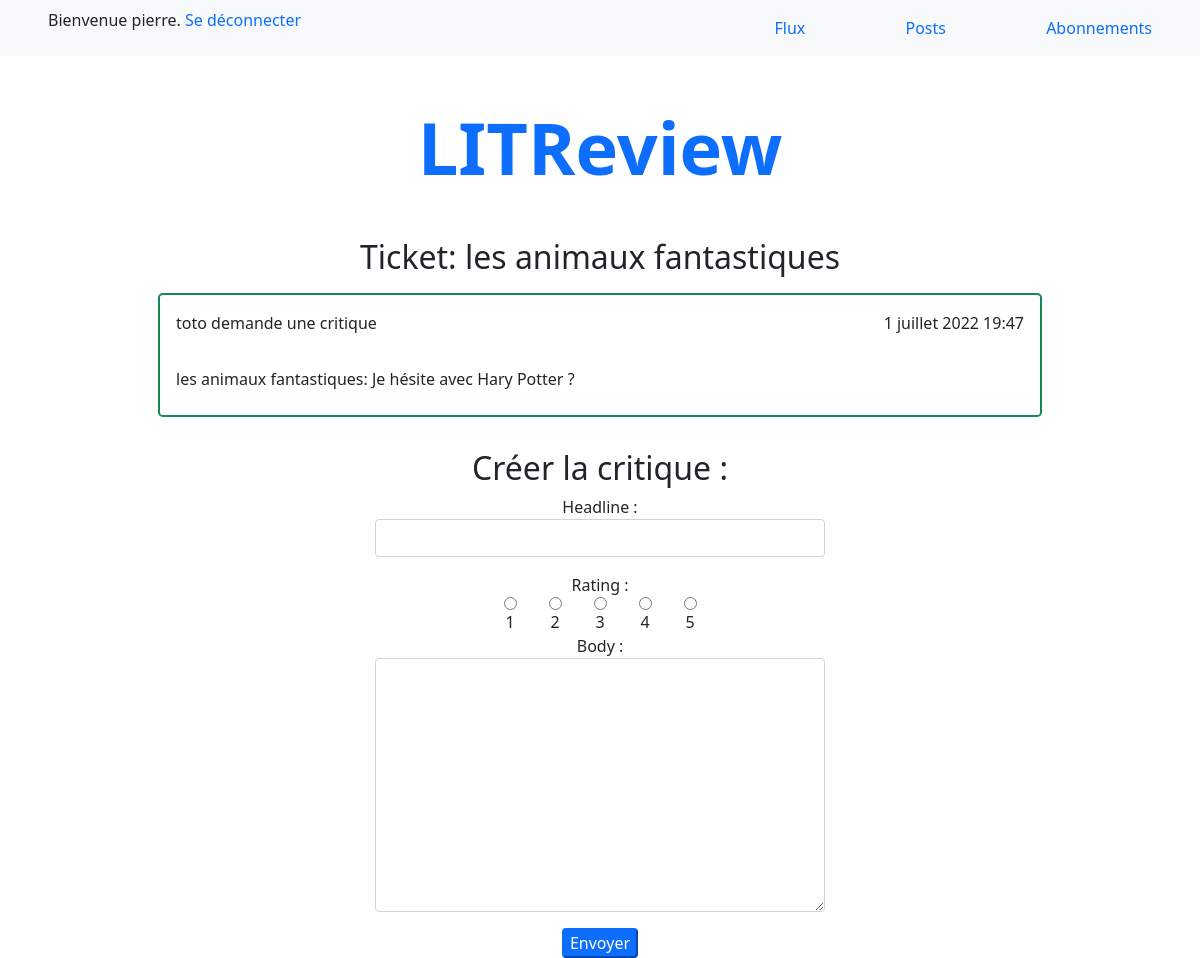
Screenshot of /create_review_from_ticket/35 (signed in) with the database file from the repository.
### authentication/models.py (models this page shows)
class User(AbstractUser):
    pass

### website/models.py (models this page shows, shortened)
class Ticket(models.Model):
    objects = models.Manager()
    title = models.CharField(max_length=128)
    description = models.TextField(max_length=2048, blank=True)
    user = models.ForeignKey(to=settings.AUTH_USER_MODEL, on_delete=models.CASCADE)
    image = models.ImageField(null=True, blank=True)
    time_created = models.DateTimeField(auto_now_add=True)

### website/views.py (the view, shortened to what this page needs)
# urls.py: path('create_review_from_ticket/<int:ticket_id>', website.views.create_review_from_ticket,
@login_required
def create_review_from_ticket(request, ticket_id):
    ticket_id_review = [review.ticket.pk for review in Review.objects.all()]
    try:
        if ticket_id not in ticket_id_review:
            ticket = Ticket.objects.get(pk=ticket_id)
            review_form = forms.ReviewForm()
        return render(request, 'website/create_review_from_ticket.html', context={"ticket": ticket, "review_form":
                                                                                  review_form})
    except UnboundLocalError:
        return redirect('flux')
    except Ticket.DoesNotExist:
        return redirect('flux')

### website/forms.py
class ReviewForm(forms.ModelForm):
    class Meta:
        model = models.Review
        fields = ['headline', 'rating', 'body']
        CHOICES = [('1', 1), ('2', 2), ('3', 3), ('4', 4), ('5', 5)]
        widgets = {
            'headline': forms.TextInput(attrs={'class': 'form-control mx-auto w-50 mb-3'}),
            'rating': forms.RadioSelect(choices=CHOICES, attrs={'class': 'form-check-label mx-3 '
                                                                         'd-flex justify-content-center'}),
            'body': forms.Textarea(attrs={'class': 'form-control mx-auto w-50 mb-3'})
        }

### website/templates/website/create_review_from_ticket.html (shortened to what this page needs)
{% extends 'base.html'%}
{% block content %}
    <article>
        <h2 class="m-3">Ticket: {{ ticket.title }}</h2>
        <div class="border border-success border-2 rounded-3 m-2 pb-2">
            <div class="d-flex justify-content-between m-3">
                        <p> {{ ticket.user }} demande une critique</p>
                        <p> {{ ticket.time_created }}</p>
            </div>
            <p class="text-start m-3"> {{ ticket.title }}: {{ ticket.description }}</p>
        </div>
        <br>
        <h2>Créer la critique :</h2>
        <form method="post" enctype="multipart/form-data">
            <div class="fields">
                {{ review_form.as_table }}
            </div>
            <div>
                <button  type="submit" class="btn-primary rounded">Envoyer</button>
            </div >
        </form>
    </article>
{% endblock %}

### templates/base.html (shortened to what this page needs)
<!DOCTYPE html>
<html lang="fr">
<head>
    <link rel="stylesheet" href="https://cdn.jsdelivr.net/npm/bootstrap-icons@1.8.3/font/bootstrap-icons.css">
    <link href="https://cdn.jsdelivr.net/npm/bootstrap@5.0.2/dist/css/bootstrap.min.css" rel="stylesheet"
>
</head>
<body>
    <header>
        {% if user.is_authenticated %}
        <nav class="navbar navbar-light bg-light d-flex justify-content-between">
            <p class="mx-5">Bienvenue {{request.user}}.
            <a class="text-decoration-none" href="{% url 'logout' %}">Se déconnecter</a></p>
            <div>
                <a class="text-decoration-none mx-5" href="{% url 'flux' %}">Flux</a>
                <a class="text-decoration-none mx-5" href="{% url 'posts' %}">Posts</a>
                <a class="text-decoration-none mx-5" href="{% url 'follow_users' %}">Abonnements</a>
            </div>
        </nav>
        {% endif %}
        <h1 class=" my-5 text-primary display-2 text-center fw-bold">LITReview</h1>
    </header>
    <section class="mx-auto w-75 text-center">
        {% block content %}
        {% endblock %}
    </section>
</body>
</html>

### rows the page displays
User: user "pierre"
Ticket: title "les animaux fantastiques", user "toto", time_created "1 juillet 2022 19:47", description "Je hésite avec Hary Potter ?"
